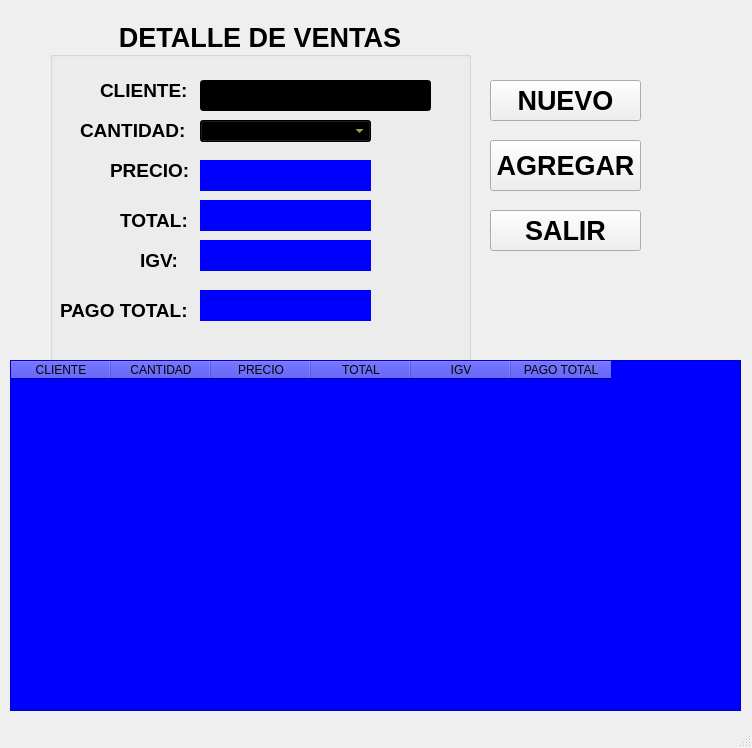
<?xml version="1.0" encoding="UTF-8"?>
<ui version="4.0">
 <class>MainWindow</class>
 <widget class="QMainWindow" name="MainWindow">
  <property name="geometry">
   <rect>
    <x>0</x>
    <y>0</y>
    <width>752</width>
    <height>748</height>
   </rect>
  </property>
  <property name="windowTitle">
   <string>Ventas</string>
  </property>
  <widget class="QWidget" name="centralwidget">
   <widget class="QGroupBox" name="groupBox">
    <property name="geometry">
     <rect>
      <x>50</x>
      <y>20</y>
      <width>421</width>
      <height>351</height>
     </rect>
    </property>
    <property name="font">
     <font>
      <pointsize>20</pointsize>
      <weight>75</weight>
      <bold>true</bold>
     </font>
    </property>
    <property name="title">
     <string>DETALLE DE VENTAS</string>
    </property>
    <property name="alignment">
     <set>Qt::AlignCenter</set>
    </property>
    <widget class="QLabel" name="label">
     <property name="geometry">
      <rect>
       <x>50</x>
       <y>50</y>
       <width>91</width>
       <height>41</height>
      </rect>
     </property>
     <property name="font">
      <font>
       <pointsize>14</pointsize>
      </font>
     </property>
     <property name="text">
      <string>CLIENTE:</string>
     </property>
    </widget>
    <widget class="QLabel" name="label_2">
     <property name="geometry">
      <rect>
       <x>10</x>
       <y>270</y>
       <width>141</width>
       <height>41</height>
      </rect>
     </property>
     <property name="font">
      <font>
       <pointsize>14</pointsize>
      </font>
     </property>
     <property name="text">
      <string>PAGO TOTAL:</string>
     </property>
    </widget>
    <widget class="QLabel" name="label_3">
     <property name="geometry">
      <rect>
       <x>90</x>
       <y>220</y>
       <width>51</width>
       <height>41</height>
      </rect>
     </property>
     <property name="font">
      <font>
       <pointsize>14</pointsize>
      </font>
     </property>
     <property name="text">
      <string>IGV:</string>
     </property>
    </widget>
    <widget class="QLabel" name="label_4">
     <property name="geometry">
      <rect>
       <x>70</x>
       <y>180</y>
       <width>71</width>
       <height>41</height>
      </rect>
     </property>
     <property name="font">
      <font>
       <pointsize>14</pointsize>
      </font>
     </property>
     <property name="text">
      <string>TOTAL:</string>
     </property>
    </widget>
    <widget class="QLabel" name="label_5">
     <property name="geometry">
      <rect>
       <x>60</x>
       <y>130</y>
       <width>91</width>
       <height>41</height>
      </rect>
     </property>
     <property name="font">
      <font>
       <pointsize>14</pointsize>
      </font>
     </property>
     <property name="text">
      <string>PRECIO:</string>
     </property>
    </widget>
    <widget class="QLabel" name="label_6">
     <property name="geometry">
      <rect>
       <x>30</x>
       <y>90</y>
       <width>111</width>
       <height>41</height>
      </rect>
     </property>
     <property name="font">
      <font>
       <pointsize>14</pointsize>
      </font>
     </property>
     <property name="text">
      <string>CANTIDAD:</string>
     </property>
    </widget>
    <widget class="QLineEdit" name="tcliente">
     <property name="geometry">
      <rect>
       <x>150</x>
       <y>60</y>
       <width>231</width>
       <height>31</height>
      </rect>
     </property>
     <property name="font">
      <font>
       <pointsize>12</pointsize>
       <weight>75</weight>
       <italic>true</italic>
       <bold>true</bold>
      </font>
     </property>
     <property name="styleSheet">
      <string notr="true">background-color: rgb(0, 0, 0);
color: rgb(255, 255, 127);</string>
     </property>
    </widget>
    <widget class="QComboBox" name="cbcantidad">
     <property name="geometry">
      <rect>
       <x>150</x>
       <y>100</y>
       <width>171</width>
       <height>22</height>
      </rect>
     </property>
     <property name="font">
      <font>
       <pointsize>12</pointsize>
       <weight>75</weight>
       <italic>true</italic>
       <bold>true</bold>
      </font>
     </property>
     <property name="styleSheet">
      <string notr="true">background-color: rgb(0, 0, 0);
color: rgb(255, 255, 127);</string>
     </property>
    </widget>
    <widget class="QLabel" name="lblprecio">
     <property name="geometry">
      <rect>
       <x>150</x>
       <y>140</y>
       <width>171</width>
       <height>31</height>
      </rect>
     </property>
     <property name="font">
      <font>
       <pointsize>12</pointsize>
       <italic>true</italic>
      </font>
     </property>
     <property name="styleSheet">
      <string notr="true">background-color: rgb(0, 0, 255);
color: rgb(255, 255, 255);</string>
     </property>
     <property name="text">
      <string/>
     </property>
    </widget>
    <widget class="QLabel" name="lblpagototal">
     <property name="geometry">
      <rect>
       <x>150</x>
       <y>270</y>
       <width>171</width>
       <height>31</height>
      </rect>
     </property>
     <property name="font">
      <font>
       <pointsize>12</pointsize>
       <italic>true</italic>
      </font>
     </property>
     <property name="styleSheet">
      <string notr="true">background-color: rgb(0, 0, 255);
color: rgb(255, 255, 255);</string>
     </property>
     <property name="text">
      <string/>
     </property>
    </widget>
    <widget class="QLabel" name="lbligb">
     <property name="geometry">
      <rect>
       <x>150</x>
       <y>220</y>
       <width>171</width>
       <height>31</height>
      </rect>
     </property>
     <property name="font">
      <font>
       <pointsize>12</pointsize>
       <italic>true</italic>
      </font>
     </property>
     <property name="styleSheet">
      <string notr="true">background-color: rgb(0, 0, 255);
color: rgb(255, 255, 255);</string>
     </property>
     <property name="text">
      <string/>
     </property>
    </widget>
    <widget class="QLabel" name="lbltotal">
     <property name="geometry">
      <rect>
       <x>150</x>
       <y>180</y>
       <width>171</width>
       <height>31</height>
      </rect>
     </property>
     <property name="font">
      <font>
       <pointsize>12</pointsize>
       <italic>true</italic>
      </font>
     </property>
     <property name="styleSheet">
      <string notr="true">background-color: rgb(0, 0, 255);
color: rgb(255, 255, 255);</string>
     </property>
     <property name="text">
      <string/>
     </property>
    </widget>
   </widget>
   <widget class="QPushButton" name="bnuevo">
    <property name="geometry">
     <rect>
      <x>490</x>
      <y>80</y>
      <width>151</width>
      <height>41</height>
     </rect>
    </property>
    <property name="font">
     <font>
      <pointsize>20</pointsize>
      <weight>75</weight>
      <bold>true</bold>
     </font>
    </property>
    <property name="text">
     <string>NUEVO</string>
    </property>
   </widget>
   <widget class="QPushButton" name="bsalir">
    <property name="geometry">
     <rect>
      <x>490</x>
      <y>210</y>
      <width>151</width>
      <height>41</height>
     </rect>
    </property>
    <property name="font">
     <font>
      <pointsize>20</pointsize>
      <weight>75</weight>
      <bold>true</bold>
     </font>
    </property>
    <property name="text">
     <string>SALIR</string>
    </property>
   </widget>
   <widget class="QPushButton" name="bagregar">
    <property name="geometry">
     <rect>
      <x>490</x>
      <y>140</y>
      <width>151</width>
      <height>51</height>
     </rect>
    </property>
    <property name="font">
     <font>
      <pointsize>20</pointsize>
      <weight>75</weight>
      <bold>true</bold>
     </font>
    </property>
    <property name="text">
     <string>AGREGAR</string>
    </property>
   </widget>
   <widget class="QTableWidget" name="twgtabla">
    <property name="geometry">
     <rect>
      <x>10</x>
      <y>360</y>
      <width>731</width>
      <height>351</height>
     </rect>
    </property>
    <property name="styleSheet">
     <string notr="true">background-color: rgb(0, 0, 255);</string>
    </property>
    <column>
     <property name="text">
      <string>CLIENTE</string>
     </property>
     <property name="font">
      <font>
       <pointsize>9</pointsize>
       <weight>50</weight>
       <bold>false</bold>
      </font>
     </property>
     <property name="textAlignment">
      <set>AlignCenter</set>
     </property>
     <property name="background">
      <color>
       <red>255</red>
       <green>255</green>
       <blue>255</blue>
      </color>
     </property>
     <property name="foreground">
      <brush brushstyle="NoBrush">
       <color alpha="255">
        <red>0</red>
        <green>0</green>
        <blue>255</blue>
       </color>
      </brush>
     </property>
    </column>
    <column>
     <property name="text">
      <string>CANTIDAD</string>
     </property>
     <property name="font">
      <font>
       <weight>50</weight>
       <bold>false</bold>
      </font>
     </property>
     <property name="textAlignment">
      <set>AlignCenter</set>
     </property>
     <property name="background">
      <color>
       <red>255</red>
       <green>255</green>
       <blue>255</blue>
      </color>
     </property>
     <property name="foreground">
      <brush brushstyle="NoBrush">
       <color alpha="255">
        <red>0</red>
        <green>0</green>
        <blue>255</blue>
       </color>
      </brush>
     </property>
    </column>
    <column>
     <property name="text">
      <string>PRECIO</string>
     </property>
     <property name="font">
      <font>
       <weight>50</weight>
       <bold>false</bold>
      </font>
     </property>
     <property name="textAlignment">
      <set>AlignCenter</set>
     </property>
     <property name="background">
      <color>
       <red>255</red>
       <green>255</green>
       <blue>255</blue>
      </color>
     </property>
     <property name="foreground">
      <brush brushstyle="NoBrush">
       <color alpha="255">
        <red>0</red>
        <green>0</green>
        <blue>255</blue>
       </color>
      </brush>
     </property>
    </column>
    <column>
     <property name="text">
      <string>TOTAL</string>
     </property>
     <property name="font">
      <font>
       <weight>50</weight>
       <bold>false</bold>
      </font>
     </property>
     <property name="textAlignment">
      <set>AlignCenter</set>
     </property>
     <property name="background">
      <color>
       <red>255</red>
       <green>255</green>
       <blue>255</blue>
      </color>
     </property>
     <property name="foreground">
      <brush brushstyle="NoBrush">
       <color alpha="255">
        <red>0</red>
        <green>0</green>
        <blue>255</blue>
       </color>
      </brush>
     </property>
    </column>
    <column>
     <property name="text">
      <string>IGV</string>
     </property>
     <property name="font">
      <font>
       <weight>50</weight>
       <bold>false</bold>
      </font>
     </property>
     <property name="textAlignment">
      <set>AlignCenter</set>
     </property>
     <property name="background">
      <color>
       <red>255</red>
       <green>255</green>
       <blue>255</blue>
      </color>
     </property>
     <property name="foreground">
      <brush brushstyle="NoBrush">
       <color alpha="255">
        <red>0</red>
        <green>0</green>
        <blue>255</blue>
       </color>
      </brush>
     </property>
    </column>
    <column>
     <property name="text">
      <string>PAGO TOTAL</string>
     </property>
     <property name="font">
      <font>
       <weight>50</weight>
       <bold>false</bold>
      </font>
     </property>
     <property name="textAlignment">
      <set>AlignCenter</set>
     </property>
     <property name="background">
      <color>
       <red>255</red>
       <green>255</green>
       <blue>255</blue>
      </color>
     </property>
     <property name="foreground">
      <brush brushstyle="NoBrush">
       <color alpha="255">
        <red>0</red>
        <green>0</green>
        <blue>255</blue>
       </color>
      </brush>
     </property>
    </column>
   </widget>
  </widget>
  <widget class="QMenuBar" name="menubar">
   <property name="geometry">
    <rect>
     <x>0</x>
     <y>0</y>
     <width>752</width>
     <height>21</height>
    </rect>
   </property>
  </widget>
  <widget class="QStatusBar" name="statusbar"/>
 </widget>
 <resources/>
 <connections/>
</ui>
